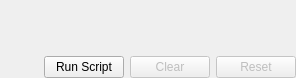
<?xml version="1.0" encoding="UTF-8"?>
<ui version="4.0">
 <class>PythonShell</class>
 <widget class="QWidget" name="PythonShell">
  <property name="geometry">
   <rect>
    <x>0</x>
    <y>0</y>
    <width>296</width>
    <height>78</height>
   </rect>
  </property>
  <property name="windowTitle">
   <string>Form</string>
  </property>
  <layout class="QVBoxLayout" name="verticalLayout" stretch="1,0">
   <property name="leftMargin">
    <number>0</number>
   </property>
   <property name="topMargin">
    <number>0</number>
   </property>
   <property name="rightMargin">
    <number>0</number>
   </property>
   <property name="bottomMargin">
    <number>0</number>
   </property>
   <item>
    <widget class="pqConsoleWidget" name="consoleWidget" native="true">
     <property name="sizePolicy">
      <sizepolicy hsizetype="Preferred" vsizetype="MinimumExpanding">
       <horstretch>0</horstretch>
       <verstretch>0</verstretch>
      </sizepolicy>
     </property>
    </widget>
   </item>
   <item>
    <layout class="QHBoxLayout" name="horizontalLayout">
     <item>
      <spacer name="horizontalSpacer_2">
       <property name="orientation">
        <enum>Qt::Horizontal</enum>
       </property>
       <property name="sizeType">
        <enum>QSizePolicy::MinimumExpanding</enum>
       </property>
       <property name="sizeHint" stdset="0">
        <size>
         <width>40</width>
         <height>20</height>
        </size>
       </property>
      </spacer>
     </item>
     <item>
      <widget class="QPushButton" name="runScriptButton">
       <property name="text">
        <string>Run Script</string>
       </property>
      </widget>
     </item>
     <item>
      <widget class="QPushButton" name="clearButton">
       <property name="enabled">
        <bool>false</bool>
       </property>
       <property name="text">
        <string>Clear</string>
       </property>
      </widget>
     </item>
     <item>
      <widget class="QPushButton" name="resetButton">
       <property name="enabled">
        <bool>false</bool>
       </property>
       <property name="text">
        <string>Reset</string>
       </property>
      </widget>
     </item>
    </layout>
   </item>
  </layout>
 </widget>
 <customwidgets>
  <customwidget>
   <class>pqConsoleWidget</class>
   <extends>QWidget</extends>
   <header>pqConsoleWidget.h</header>
   <container>1</container>
  </customwidget>
 </customwidgets>
 <resources/>
 <connections/>
</ui>
